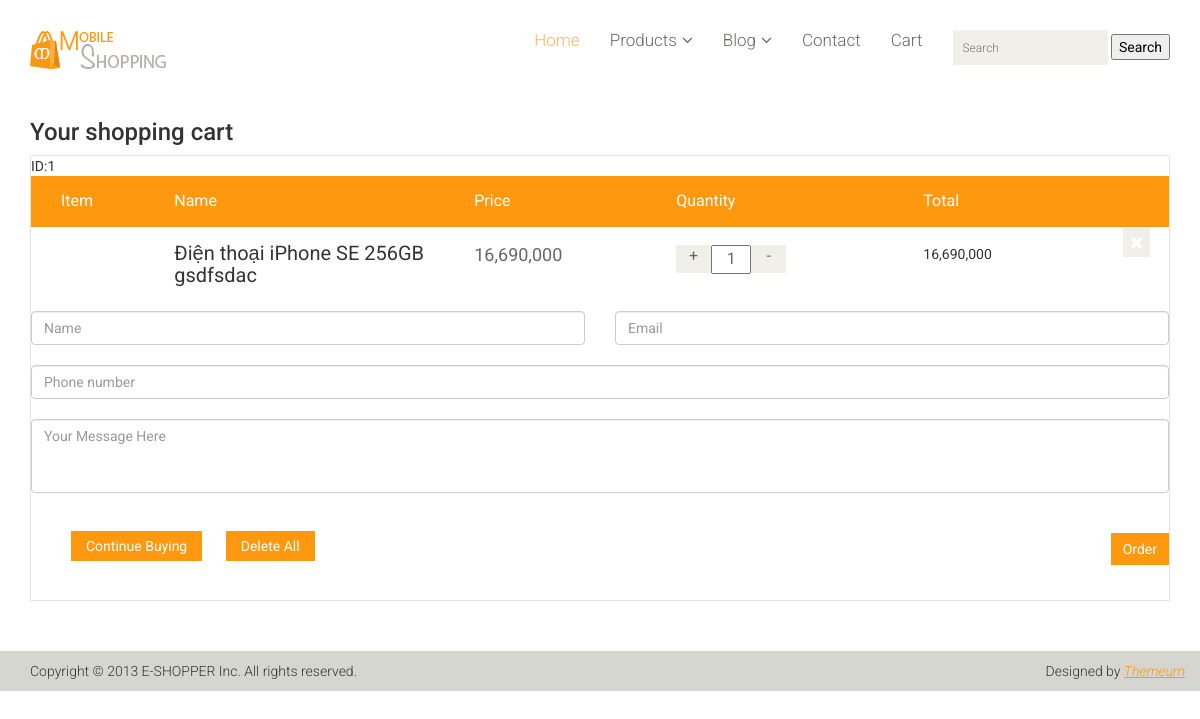
The app's page /cart.php?id=1 with its own data.
### tables this page shows
CREATE TABLE IF NOT EXISTS `products` (
  `id` int(11) NOT NULL AUTO_INCREMENT,
  `name` varchar(100) NOT NULL,
  `manu_id` int(11) NOT NULL,
  `type_id` int(11) NOT NULL,
  `price` int(11) NOT NULL,
  `pro_image` varchar(150) NOT NULL,
  `description` text NOT NULL,
  `feature` tinyint(4) NOT NULL,
  `created_at` timestamp NOT NULL DEFAULT CURRENT_TIMESTAMP ON UPDATE CURRENT_TIMESTAMP,
  PRIMARY KEY (`id`)
);

### models/db.php (called while the page is built)
<?php
class Db
{
    public static $connection;
    public function __construct()
    {
        if (!self::$connection) {
            self::$connection = new mysqli(DB_HOST, DB_USER, DB_PASSWORD, DB_NAME,PORT);
            self::$connection->set_charset(DB_CHARSET);
        }
        return self::$connection;
    }
}

### models/product.php (called while the page is built, shortened)
<?php
class Product extends Db{
    function getAllProducts(){
        $sql = self::$connection->prepare("SELECT * FROM `products`");
        $sql->execute();
        $items = $sql->get_result()->fetch_all(MYSQLI_ASSOC);
        return $items;
    }
}

### cart.php (the view, shortened to what this page needs)
<?php
include "headerCart.php";
$sanpham=$product->getAllProducts();
if(isset($_SESSION['cart']))
{
    $cart = $_SESSION['cart'];
}
?>
        <section id="cart_items">
            <div class="container">
                <h3>Your shopping cart</h3>
                <div class="table-responsive cart_info">
                    <table class="table table-condensed">
                        <thead>
                            <tr class="cart_menu">
                                <td class="image">Item</td>
                                <td class="description">Name</td>
                                <td class="price">Price</td>
                                <td class="quantity">Quantity</td>
                                <td class="total">Total</td>
                                <td></td>
                            </tr>
                        </thead>
                        <tbody>
                        <?php
                            if($_SESSION['cart']!=null)
                            {
                            foreach($sanpham as $item)
                            {
                                foreach($cart as $key => $value){
                                if($item["id"]==$key)
                                {
                        ?>
                            <tr>
                                <td class="cart_product">
                                </td>
                                <td class="cart_description">
                                    <h4><a href="detail.php?id=<?= $item['id']?>"><?= $item['name'] ?></a></h4>
                                </td>
                                <td class="cart_price">
                                    <p><?= number_format( $item['price']) ?></p>
                                </td>
                                <td class="cart_quantity">
                                    <div class="cart_quantity_button">
                                        <a class="cart_quantity_up" href="#"> + </a>
                                        <input class="cart_quantity_input" id="soluong" type="text" name="quantity" value="<?=$value?>"
                                            autocomplete="off" size="2">
                                        <a class="cart_quantity_down" href="#"> - </a>
                                    </div>
                                </td>
                                <td class="cart_total">
                                    <p><?= number_format( $item['price']) ?></p>
                                </td>
                                <td class="cart_delete">
                                    <a class="cart_quantity_delete" href="cart.php?remove=<?= $item['id']?>"><i
                                            class="fa fa-times"></i></a>
                                </td>
                            </tr>
                            <?php }}}}else
                            {
                                echo "<h2 class='subtotal'>GIỎ HÀNG TRỐNG !!! </h2>";
                            } ?>
                        </tbody>
                    </table>
                    <form id="main-contact-form" class="contact-form row" name="contact-form" method="post"
                        action="?order=ordered">
                        <div class="form-group col-md-6">
                            <input type="text" name="name" class="form-control" placeholder="Name">
                        </div>
                        <div class="form-group col-md-6">
                            <input type="email" name="email" class="form-control" placeholder="Email">
                        </div>
                        <div class="form-group col-md-12">
                            <input type="text" name="subject" class="form-control" placeholder="Phone number">
                        </div>
                        <div class="form-group col-md-12">
                            <textarea name="message" id="message" class="form-control" rows="3"
                                placeholder="Your Message Here"></textarea>
                        </div>
                        <div class="form-group col-md-12">
                            <a class="btn btn-default update" href="index.php">Continue Buying</a>
                            <a class="btn btn-default check_out" href="#">Delete All</a>
                            <input type="submit" name="submit" class="btn btn-primary pull-right" value="Order" >
                        </div>
                    </form>
                </div>
            </div>
        </section>
    <footer id="footer">
        <div class="footer-bottom">
            <div class="container">
                <div class="row">
                    <p class="pull-left">Copyright © 2013 E-SHOPPER Inc. All rights reserved.</p>
                    <p class="pull-right">Designed by <span><a target="_blank"
                                href="http://www.themeum.com">Themeum</a></span></p>
                </div>
            </div>
        </div>
    </footer>
</body>
</html>

### css/main.css (style rules this page uses)
body { font-family: 'Roboto', sans-serif; background:; position: relative; font-weight: 400px; }
a { -webkit-transition: 300ms; -moz-transition: 300ms; -o-transition: 300ms; transition: 300ms; }
h1, h2, h3, h4, h5, h6 { font-family: 'Roboto', sans-serif; }
#footer { background: #F0F0E9; }
.footer-bottom { background: #D6D6D0; padding-top: 10px; }
.footer-bottom p { color: #363432; font-family: 'Roboto', sans-serif; font-weight: 300; margin-left: 15px; }
.footer-bottom p span a { color: #FE980F; font-style: italic; text-decoration: underline; }
#cart_items .cart_info { border: 1px solid #E6E4DF; margin-bottom: 50px }
#cart_items .cart_info .cart_menu { background: #FE980F; color: #fff; font-size: 16px; font-family: 'Roboto', sans-serif; font-weight: normal; }
#cart_items .cart_info .table.table-condensed thead tr { height: 51px; }
#cart_items .cart_info .table.table-condensed tr { border-bottom: 1px solid #F7F7F0 }
#cart_items .cart_info .table.table-condensed tr:last-child { border-bottom: 0 }
.cart_info table tr td { border-top: 0 none; vertical-align: inherit; }
#cart_items .cart_info .image { padding-left: 30px; }
#cart_items .cart_info .cart_description h4 { margin-bottom: 0 }
#cart_items .cart_info .cart_description h4 a { color: #363432; font-family: 'Roboto', sans-serif; font-size: 20px; font-weight: normal; }
td.cart_description { width:300px }
td.cart_total { width:200px }
#cart_items .cart_info .cart_price p { color: #696763; font-size: 18px }
.cart_product { display: block; }
.cart_quantity_button a { background: #F0F0E9; color: #696763; display: inline-block; font-size: 16px; height: 28px; overflow: hidden; text-align: center; width: 35px; float: left; }
.cart_quantity_input { color: #696763; float: left; font-size: 16px; text-align: center; font-family: 'Roboto', sans-serif; }
.cart_delete { display: block; margin-right: -12px; overflow: hidden; }
.cart_delete a { background: #F0F0E9; color: #FFFFFF; padding: 5px 7px; font-size: 16px }
.user_info input, select, textarea { background: #F0F0E9; border: 0; color: #696763; padding: 5px; width: 100%; border-radius: 0; resize: none }
.update, .check_out { background: #FE980F; border-radius: 0; color: #FFFFFF; margin-top: 18px; border: none; padding: 5px 15px; }
.update { margin-left: 40px; }
.check_out { margin-left: 20px }
.btn.btn-primary { background: #FE980F; border: 0 none; border-radius: 0; margin-top: 16px; }
.contact-form .form-group { margin-bottom: 20px; }
#main-contact-form .btn-primary { margin-bottom: 15px; margin-top: 20px; }

### records on screen
products: name "Điện thoại iPhone SE 256GB gsdfsdac", price "16,690,000", quantity "1"
